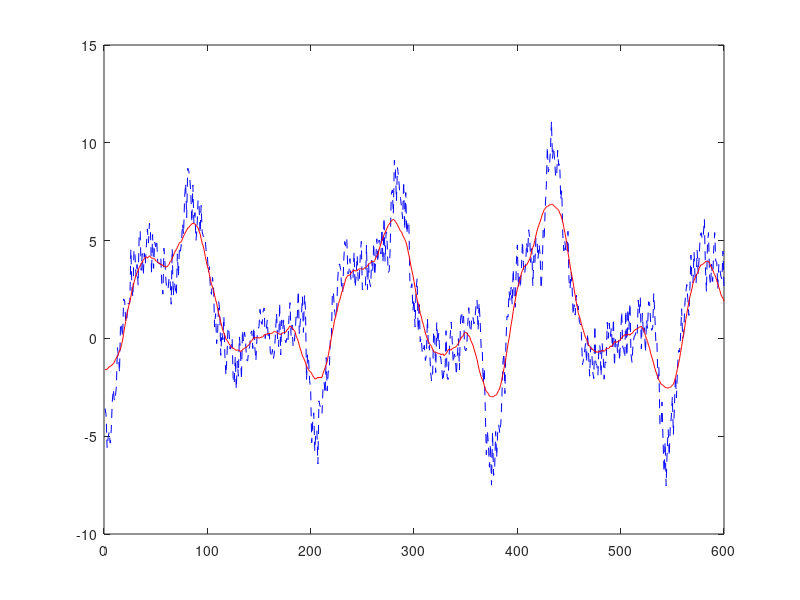

The MATLAB script that drew this image:
load DataEOG.txt 
x = DataEOG;
h = ones(1, 31) / 31;
y = conv(x, h);
y3 = y;
y3(1 : 15) = [];
y3(end - 14 : end) = [];
n = (1: length(x));
plot(n, x, 'b--',  n, y3, 'r');
fprintf('the length of x is %g\n', length(x))
fprintf('the length of y3 is %g', length(y3))